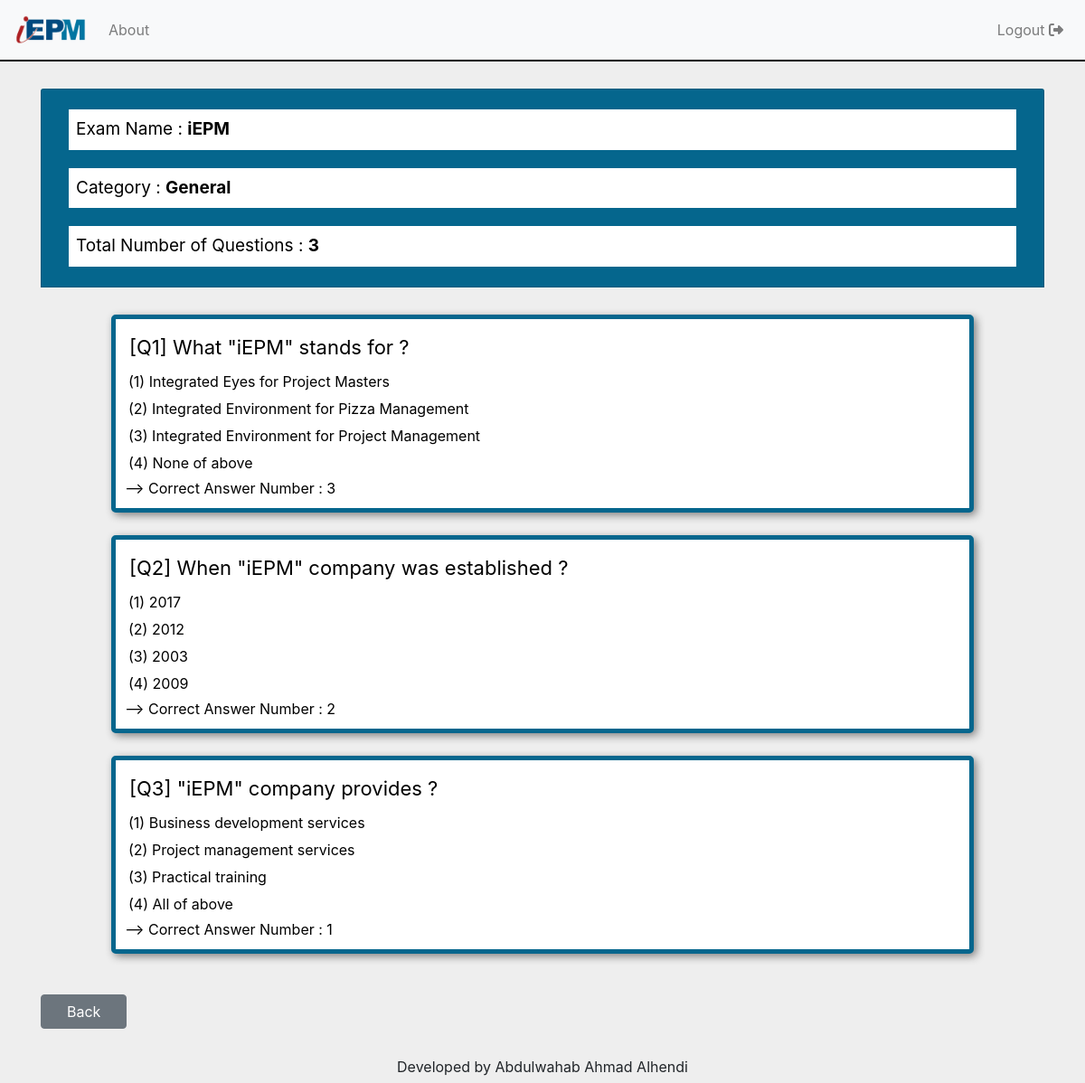
The page /manage_exam/179/show_exam/ on the database its author committed.
### main_app/models.py (models this page shows, shortened)
class Exam(models.Model):
    examiner = models.ForeignKey(MyUser, on_delete=models.CASCADE, related_name='exams')
    exam_name = models.CharField(max_length=255)
    slug = models.SlugField(null=True, blank=True)
    category = models.CharField(max_length=255)
    exam_creation_date = models.DateTimeField(default=timezone.datetime.now())
    is_published = models.BooleanField(default=False)
    students = models.ManyToManyField(MyUser, related_name='+')
    num_of_questions = models.IntegerField(default=0)

class Question(models.Model):
    exam = models.ForeignKey(Exam, on_delete=models.CASCADE)
    body = models.TextField(max_length=4096)
    op1 = models.CharField(max_length=255)
    op2 = models.CharField(max_length=255)
    op3 = models.CharField(max_length=255)
    op4 = models.CharField(max_length=255)
    correct_ans = models.IntegerField()

### main_app/views.py (the view)
# urls.py: path('manage_exam/<int:exam_id>/show_exam/', users_views.show_exam, name='show_exam'),
def show_exam(request, exam_id):
    exam = Exam.objects.get(id=exam_id)
    exam_name = exam.exam_name
    exam_category = exam.category
    questions = Question.objects.filter(exam=exam)
    questions_count = len(questions)
    data = {
        'exam_id': exam_id,
        'exam_name': exam_name,
        'exam_category': exam_category,
        'questions': questions,
        'questions_count': questions_count
    }
    return render(request, 'main_app/show_exam.html', data)

### main_app/templates/main_app/show_exam.html (shortened to what this page needs)
{% extends 'base.html' %}
{% load static %}
{% load crispy_forms_tags %}
{% block custom_css %}
    <link rel="stylesheet" href="{% static 'main_app/css/show_exam.css' %}">
{% endblock %}
{% block logout_in_navbar %}
    {% include 'sign_out_button.html' %}
{% endblock %}
{% block content %}
    <div class="container ">
        <div class="row">
            <div class="col">
                <div class="card card-header" style="background-color:  #05668D;">
                        <div class="info">Exam Name : <span id="eCode">{{ exam_name }}</span></div>
                        <div class="info">Category : <span id="eName">{{ exam_category }}</span></div>
                        <div class="info">Total Number of Questions : <span id="questionsNum">{{ questions_count }}</span></div>
                    </div>
                      <div id="allQuestinos_area">
                          {% for question in questions %}
                          <div class="question">
                            <div class="question_body">
                                [Q<span>{{ forloop.counter }}</span>] <span>{{ question.body }}</span>
                            </div>
                            <div class="option">
                                (<span>1</span>) <span>{{ question.op1 }}</span>
                            </div>
                            <div class="option">
                                (<span>2</span>) <span>{{ question.op2 }}</span>
                            </div>
                            <div class="option">
                                (<span>3</span>) <span>{{ question.op3 }}</span>
                            </div>
                            <div class="option">
                                (<span>4</span>) <span>{{ question.op4 }}</span>
                            </div>
                            <div class="correct_answer">
                                --> Correct Answer Number : <span>{{ question.correct_ans }}</span>
                            </div>
                          </div>
                          {% endfor %}
                       </div>
                    <span><a href="{% url 'main:all_exams' %}"  class="btn btn-secondary" id="backBtn">&emsp;Back&emsp;</a></span>
            </div>
        </div>
    </div>
{% endblock %}

### main_app/static/main_app/css/show_exam.css (style rules this page uses)
.info { background-color: white; margin: 10px; padding: 8px; font-size: 19px; }
.info span { font-weight: bold; }
.card-header { margin: 30px auto; color: black; }
#allQuestinos_area { margin: 20px auto; padding: 0 25px 25px 25px; }
.question { margin: 0px auto; padding: 10px; border: 5px solid #05668D; width: 90%; border-radius: 5px; background-color: white; margin-top: 25px; color: black; box-shadow: 3px 3px 10px gray; }
.question_body { font-size: 22px; padding: 5px; }
.option { padding: 2px; margin: 2px; background: white; background-color: white; color: black; }
.btn-secondary { margin-bottom: 60px; }

### rows shown on the page
Exam: exam_name "iEPM", category "General"
Question: body "What \"iEPM\" stands for ?", op1 "Integrated Eyes for Project Masters", op2 "Integrated Environment for Pizza Management", op3 "Integrated Environment for Project Management", op4 "None of above", correct_ans "3"
Question: body "When \"iEPM\" company was established ?", op1 "2017", op2 "2012", op3 "2003", op4 "2009", correct_ans "2"
Question: body "\"iEPM\" company provides ?", op1 "Business development services", op2 "Project management services", op3 "Practical training", op4 "All of above", correct_ans "1"

### other values the page prints
{{ questions_count }} "3"
